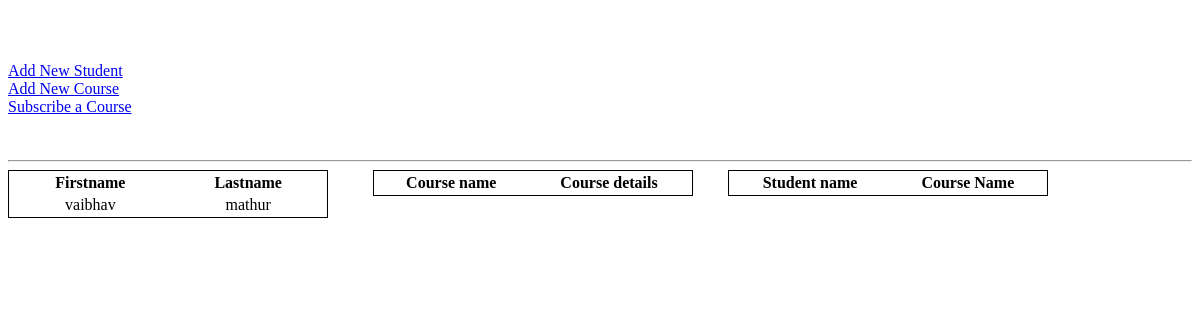
The app's page /, older data.
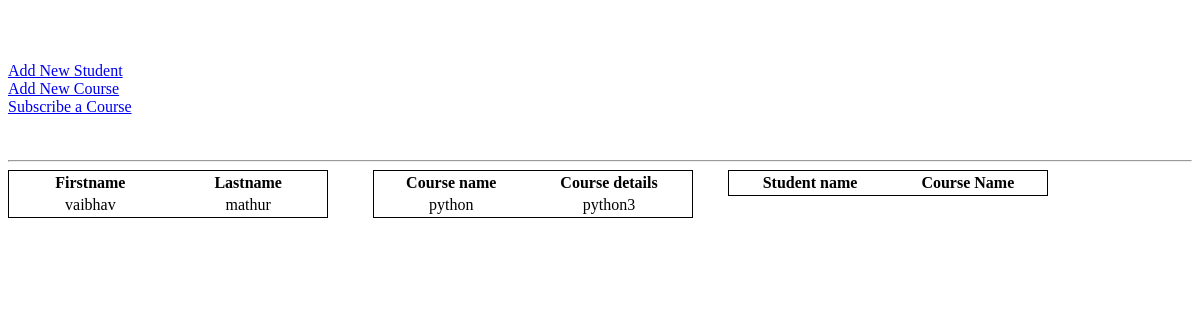
The same page, newer data.
### StudentWeb/models.py (models this page shows)
class Student(models.Model):
    first_name = models.CharField(max_length=50)
    last_name = models.CharField(max_length=50)
    birth_date = models.DateField()
    contact_number = models.CharField(max_length=15)

class Course(models.Model):
    course_name = models.CharField(max_length=50)
    course_details = models.CharField(max_length=200)

### StudentWeb/views.py (the view)
# urls.py: path('', views.index, name='index'),
def index(request):
    context = get_all_context()
    return render(request, 'StudentWeb/index.html', context)

### StudentWeb/views.py (called while the page is built)
def get_all_students():
    return Student.objects.all()

def get_all_courses():
    return Course.objects.all()

def get_all_subscription():
    return StudentCourses.objects.all()

def get_all_context():
    students = get_all_students()
    courses = get_all_courses()
    subscriptions = get_all_subscription()
    context = {
        'students_list': students,
        'course_list': courses,
        'subscription_list': subscriptions
    }
    return context

### templates/StudentWeb/index.html (shortened to what this page needs)
<!DOCTYPE html>
<html lang="en" xmlns="http://www.w3.org/1999/html" xmlns="http://www.w3.org/1999/html">
<head>
</head>
<body>
  <a href="/add_student">Add New Student</a>
  <a href="/add_course">Add New Course</a>
  <a href="/subscribe_courses">Subscribe a Course</a>
  <hr>
  <div style="width: 30%; float: left;margin-right:10px">
  <table style="width: 90%; border: 1px solid black" >
    <tr>
      <th style="text-align: center">Firstname</th>
      <th style="text-align: center">Lastname</th>
    </tr>
    {%for student in students_list %}
      <tr>
        <td style="text-align: center">{{ student.first_name }}</td>
        <td style="text-align: center">{{ student.last_name }}</td>
      </tr>
    {% endfor %}
  </table>
  </div>
  <div style="width: 30%; float: left">
  <table style="width: 90%; border: 1px solid black">
    <tr>
      <th style="text-align: center">Course name</th>
      <th style="text-align: center">Course details</th>
    </tr>
    {%for course in course_list %}
      <tr>
        <td style="text-align: center">{{ course.course_name }}</td>
        <td style="text-align: center">{{ course.course_details }}</td>
      </tr>
    {% endfor %}
  </table>
  </div>
  <div style="width: 30%; float: left">
  <table style="width: 90%; border: 1px solid black">
    <tr>
      <th style="text-align: center">Student name</th>
      <th style="text-align: center">Course Name</th>
    </tr>
  </table>
  </div>
</body>
</html>

Row changes from the older to the newer data that the page shows:
added Course: course_name "python", course_details "python3"
